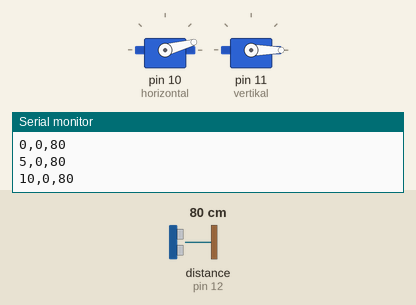
Bench run of a sketch on a simulated Arduino Uno, built with avr-gcc and run on an emulated ATmega328P. Parts: 2 × servo, the last lines printed to the serial monitor. Wiring (inferred from the names in the program): ultrasonic range finder: trigger pin 13; echo pin 12. The test bench sets the inputs (shaded band); at power-on: distance to the obstacle (sensor on pin 12) 80 cm. The echo pulse lasts 58.3 µs per cm.

Above: at 2.3 s.
2.4 s: distance to the obstacle (sensor on pin 12) set to 2 cm
At 5.4 s:
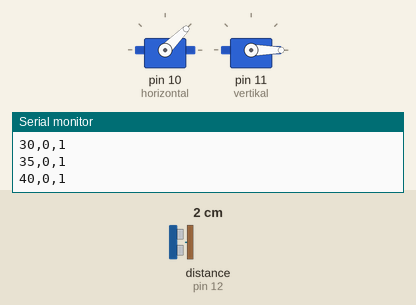
5.5 s: distance to the obstacle (sensor on pin 12) set to 299 cm
At 6.9 s:
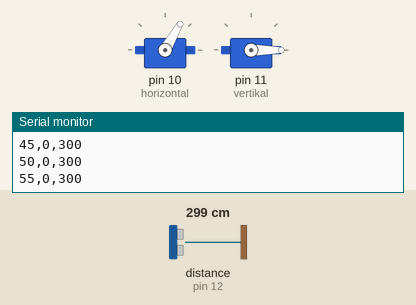
11.7 s: distance to the obstacle (sensor on pin 12) set to 4 cm
At 22.1 s:
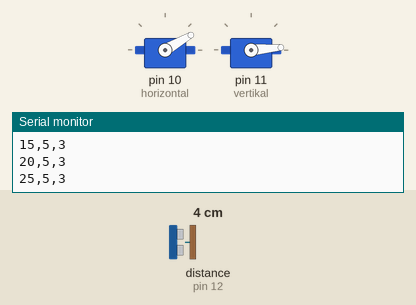
Timing chart, 0 to 23.9 s (numbered marks = the images above; inputs shaded):
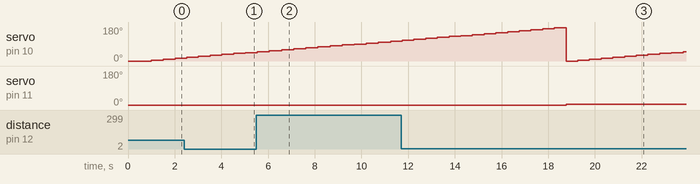

Measured:
- after the input at 11.7 s, servo on pin 11 (vertikal): 0° → 5° after 7.1 s instead of 7.3 s

The sketch:

ServoStativtest.ino
```cpp
#include <Servo.h>

Servo horizontal;
Servo vertikal;

int trigPin = 13;
int echoPin = 12;

void setup() {
  horizontal.attach(10);
  vertikal.attach(11);
  horizontal.write(0);
  vertikal.write(0);
  Serial.begin(115200);
}

void loop() {
  delay(500);
  for(uint8_t vert=0; vert<90; vert=vert+5) {
    vertikal.write(vert);
    for(uint8_t hor=0; hor<180; hor=hor+5) {
      horizontal.write(hor);
      delay(500);
      long duration, cm;
      pinMode(trigPin, OUTPUT);
      digitalWrite(trigPin, LOW);
      delayMicroseconds(2);
      digitalWrite(trigPin, HIGH);
      delayMicroseconds(10);
      digitalWrite(trigPin, LOW);
      pinMode(echoPin, INPUT);
      duration = pulseIn(echoPin, HIGH);
      cm = MicrosecondsToCentimeters(duration);
      Serial.print(hor);
      Serial.print(",");
      Serial.print(vert);
      Serial.print(",");
      Serial.println(cm, DEC);

    }
  }
}

long MicrosecondsToCentimeters(long microseconds) {
  return microseconds / 29 / 2;
}
```
